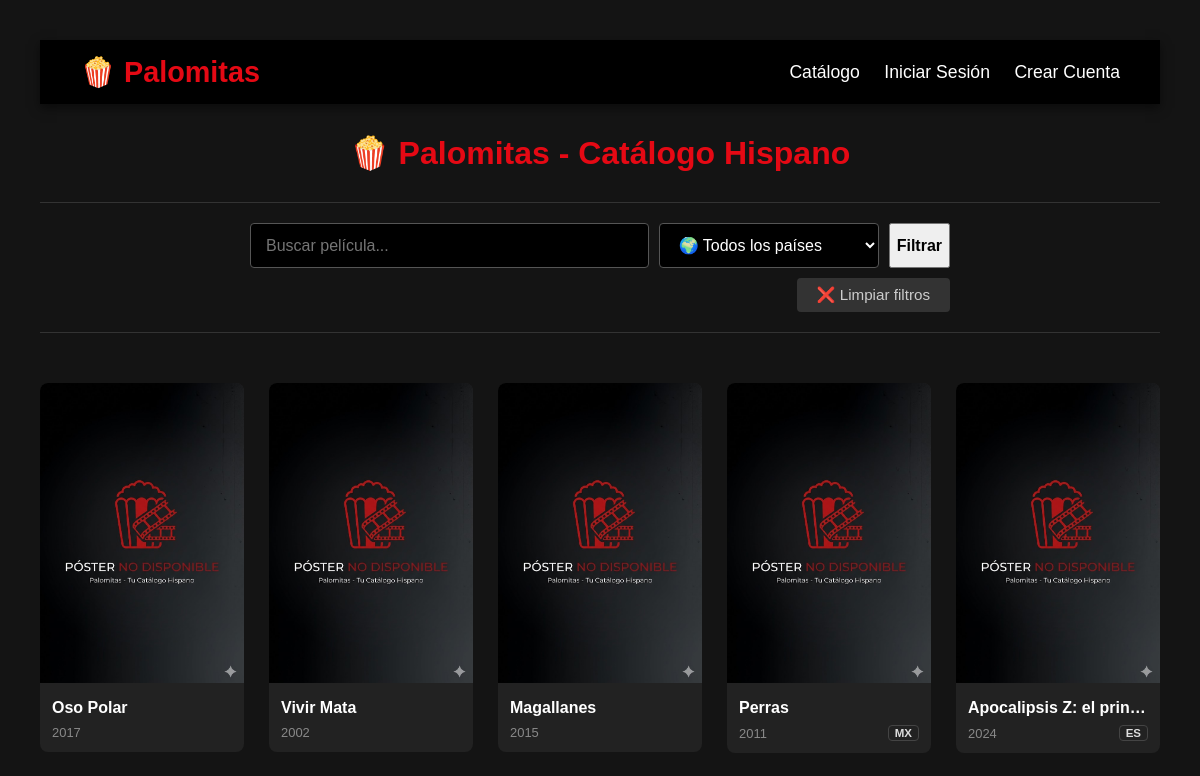
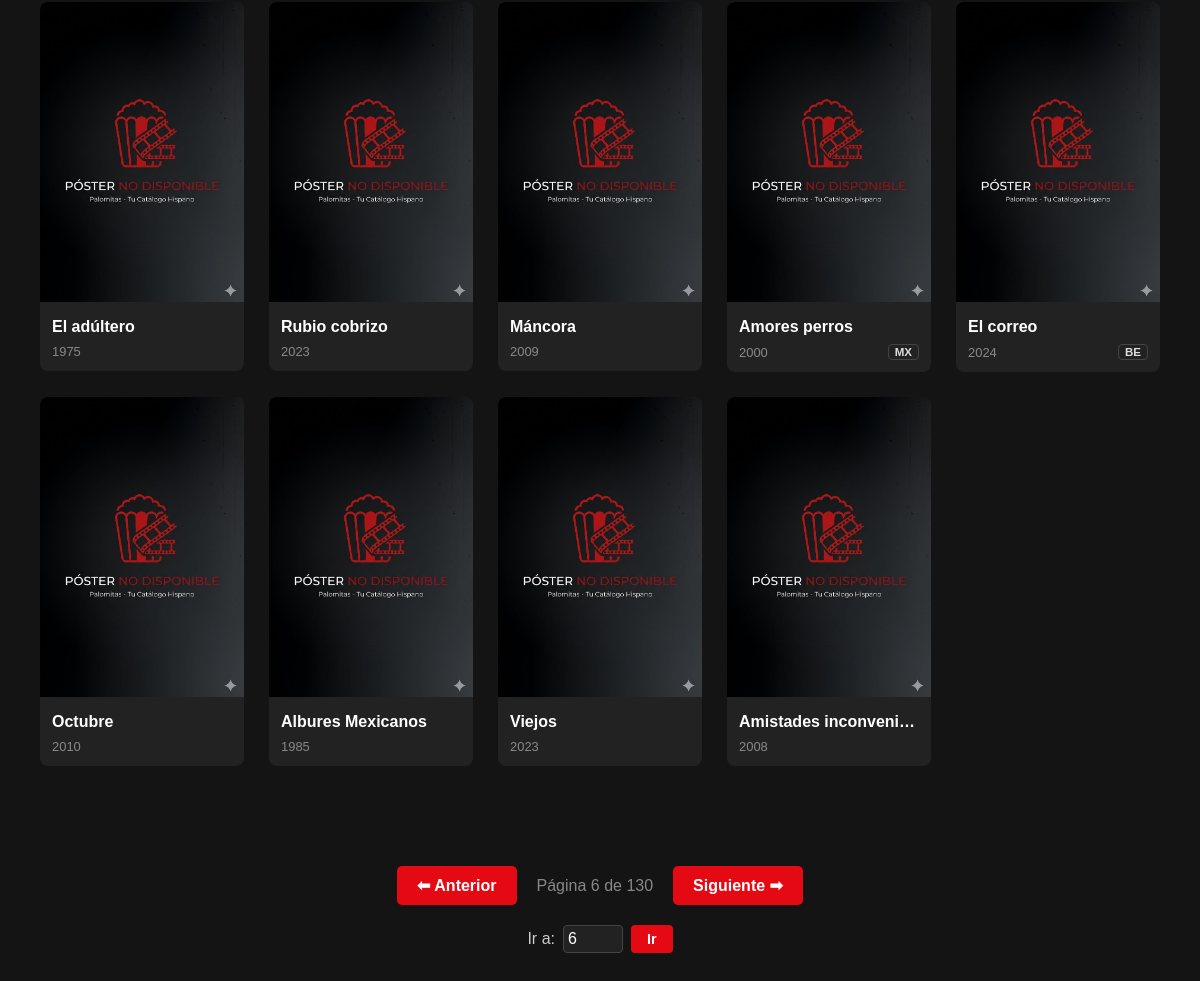
The page /?pag=6 on the database its author committed (2 pictures, top to bottom).
### tables this page shows
CREATE TABLE `producciones` (
  `id_produccion` int(11) NOT NULL,
  `tmdb_id` int(11) DEFAULT NULL,
  `titulo` varchar(255) NOT NULL,
  `tipo` enum('pelicula','serie') NOT NULL,
  `anio` year(4) DEFAULT NULL,
  `sinopsis` text DEFAULT NULL,
  `pais` varchar(100) DEFAULT NULL,
  `idioma_original` varchar(100) DEFAULT NULL,
  `portada` varchar(255) DEFAULT NULL,
  `id_version_origen` int(11) DEFAULT NULL
);

### index.php (the view, shortened to what this page needs)
<?php
$host = '127.0.0.1';
$db   = 'palomitas';
$user = 'raquel';
$pass = 'cine';
$port = '3307';
$charset = 'utf8mb4';
$dsn = "mysql:host=$host;port=$port;dbname=$db;charset=$charset";
try {
    $pdo = new PDO($dsn, $user, $pass);
} catch (\PDOException $e) {
    die("Error: " . $e->getMessage());
}
$pelis_por_pagina = 14;
$pagina_actual = isset($_GET['pag']) ? (int)$_GET['pag'] : 1;
$inicio = ($pagina_actual - 1) * $pelis_por_pagina;
$sql = "SELECT * FROM producciones WHERE 1=1";
$parametros = [];
$url_filtros = "";
$sql .= " LIMIT $inicio, $pelis_por_pagina";
$stmt = $pdo->prepare($sql);
$stmt->execute($parametros);
$peliculas = $stmt->fetchAll(PDO::FETCH_ASSOC);
$sql_total = "SELECT COUNT(*) FROM producciones WHERE 1=1";
$parametros_total = [];
$stmt_total = $pdo->prepare($sql_total);
$stmt_total->execute($parametros_total);
$total_pelis = $stmt_total->fetchColumn();
$total_paginas = ceil($total_pelis / $pelis_por_pagina);
?>
<!DOCTYPE html>
<html lang="es">
<head>
    <link rel="stylesheet" href= "css/estilos.css?v=3"></link>
</head>
<body>
    <nav class="navbar">
        <a href="index.php" class="logo">🍿 Palomitas</a>
        <div class="enlaces">
            <a href="index.php">Catálogo</a>
            <?php if (isset($_SESSION['usuario_nombre'])): ?>
                <span style="color: #ccc; margin-left: 20px;">
                    Hola, <strong style="color: white;"><?= htmlspecialchars($_SESSION['usuario_nombre']) ?></strong>
                </span>
                <a href="logout.php" style="color: #e50914; margin-left: 15px;">Cerrar Sesión</a>
            <?php else: ?>
                <a href="login.php">Iniciar Sesión</a>
                <a href="registro.php">Crear Cuenta</a>
            <?php endif; ?>
        </div>
    </nav>
    <h1>🍿 Palomitas - Catálogo Hispano</h1>
    <section class="barra-filtros">
    <form action="index.php" method="GET" class="formulario-busqueda">
        <div class="controles-principales">
            <input type="text" name="busqueda" placeholder="Buscar película..." value="<?= htmlspecialchars($_GET['busqueda'] ?? '') ?>" class="input-filtro">
            <select name="pais" class="input-filtro">
                <option value="">🌍 Todos los países</option>
            </select>
            <button type="submit" class="btn-filtrar">Filtrar</button>
        </div>
        <a href="index.php" class="btn-limpiar">❌ Limpiar filtros</a>
    </form>
</section>
    <div class="galeria">
        <?php foreach ($peliculas as $peli): ?>
            <a href="detalles.php?id=<?= $peli['id_produccion'] ?>" style="text-decoration: none; color: inherit;">
                <div class="tarjeta">
<?php
$enlace_portada = !empty($peli['portada']) ? $peli['portada'] : 'img/no-poster.png';
?>
<img
    src="<?= htmlspecialchars($enlace_portada) ?>"
    alt="<?= htmlspecialchars($peli['titulo']) ?>"
    onerror="this.onerror=null; this.src='img/no-poster.png';"
>
                    <div class="info">
                        <div class="titulo"><?= $peli['titulo'] ?></div>
                        <div class="meta-datos">
                            <span class="anio"><?= $peli['anio'] ?></span>
                            <?php if (!empty($peli['pais']) && $peli['pais'] !== '??'): ?>
                                <span class="etiqueta-pais"><?= $peli['pais'] ?></span>
                            <?php endif; ?>
                        </div>
                    </div>
                    </div>
                </a>
        <?php endforeach; ?>
    </div>
<div class="contenedor-navegacion">
    <div class="paginacion">
        <?php if ($pagina_actual > 1): ?>
            <a href="?pag=<?= $pagina_actual - 1 ?><?= $url_filtros ?>" class="btn">⬅ Anterior</a>        <?php else: ?>
            <span class="btn desactivado">⬅ Anterior</span>
        <?php endif; ?>
        <span class="info-pag">Página <?= $pagina_actual ?> de <?= $total_paginas ?></span>
        <?php if ($pagina_actual < $total_paginas): ?>
            <a href="?pag=<?= $pagina_actual + 1 ?><?= $url_filtros ?>" class="btn">Siguiente ➡</a>        <?php else: ?>
            <span class="btn desactivado">Siguiente ➡</span>
        <?php endif; ?>
    </div>
    <div class="salto-pagina">
        <form action="index.php" method="GET" style="display: inline-flex; align-items: center; gap: 8px;">
            <label for="input-pag" style="font-size: 1em; color: #ccc;">Ir a:</label>
            <input type="number"
                name="pag"
                id="input-pag"
                min="1"
                max="<?= $total_paginas ?>"
                value="<?= $pagina_actual ?>"
                style="width: 50px; background: #222; color: white; border: 1px solid #444; border-radius: 4px; padding: 4px;">
            <button type="submit" class="btn-ir">Ir</button>
        </form>
    </div>
</div>
</body>
</html>

### css/estilos.css (style rules this page uses)
body { background-color: #141414; color: white; font-family: Arial, sans-serif; margin: 0; padding: 20px; }
h1 { text-align: center; color: #e50914; margin-bottom: 30px; }
.formulario-busqueda { display: flex; flex-direction: column; gap: 10px; max-width: 700px; margin: 20px auto; }
.controles-principales { display: grid; grid-template-columns: 1fr auto auto; gap: 10px; }
.btn-filtrar { text-decoration: none; font-weight: bold; font-size: 1em; }
.btn-limpiar { align-self: flex-end; padding: 8px 20px; background-color: #333; color: #ccc; text-decoration: none; border-radius: 4px; font-size: 0.95em; transition: all 0.3s ease; }
.galeria { display: grid; grid-template-columns: repeat(auto-fill, minmax(200px, 1fr)); gap: 25px; padding: 20px 0; height: auto; min-height: 50vh; }
.tarjeta { background-color: #222; border-radius: 8px; overflow: hidden; transition: transform 0.3s, box-shadow 0.3s; position: relative; }
.tarjeta img { width: 100%; height: 300px; object-fit: cover; }
.info { padding: 12px; }
.titulo { font-weight: bold; font-size: 1em; margin-bottom: 5px; white-space: nowrap; overflow: hidden; text-overflow: ellipsis; }
.anio { color: #888; font-size: 0.9em; }
.paginacion { text-align: center; margin-top: 40px; }
.btn { background-color: #e50914; color: white; padding: 10px 20px; text-decoration: none; border-radius: 5px; font-weight: bold; margin: 0 5px; display: inline-block; }
.info-pag { color: #888; }
.salto-pagina { display: flex; justify-content: center; }
#input-pag { border-radius: 4px; font-size: 1em; padding: auto 12px; }
.btn-ir { background: #e50914; color: white; border: none; padding: 6px 16px; border-radius: 4px; cursor: pointer; font-size: 0.9em; font-weight: bold; }
body { background-color: #141414; color: white; font-family: Arial, sans-serif; margin: 0; padding: 40px; }
.meta-datos { display: flex; justify-content: space-between; align-items: center; margin-top: 8px; color: #888; font-size: 0.9em; }
.etiqueta-pais { border: 1px solid #444; background-color: #222; color: #ddd; padding: 1px 6px; border-radius: 4px; font-size: 0.8em; font-weight: bold; text-transform: uppercase; }
.navbar { display: flex; justify-content: space-between; align-items: center; background-color: #000; padding: 15px 40px; margin-bottom: 30px; box-shadow: 0 4px 10px rgba(0, 0, 0, 0.5); }
.navbar .logo { color: #e50914; font-size: 1.8em; font-weight: bold; text-decoration: none; }
.navbar .enlaces a { color: white; text-decoration: none; margin-left: 20px; font-size: 1.1em; transition: color 0.3s; }
.barra-filtros { background-color: #141414; margin-bottom: 30px; border-top: 1px solid #333; border-bottom: 1px solid #333; }
.input-filtro { padding: 12px 15px; background-color: #000; border: 1px solid #555; border-radius: 4px; color: white; font-size: 1em; min-width: 220px; transition: border-color 0.3s ease; }
select.input-filtro option { background-color: #222; color: white; }
.contenedor-navegacion { display: flex; flex-direction: column; align-items: center; margin-top: 30px; gap: 0px; }
.paginacion { display: flex; justify-content: center; align-items: center; gap: 15px; margin: 50px auto; margin-bottom: 20px; padding: 0; clear: both; width: 100%; max-width: 1200px; box-sizing: border-box; }

### rows shown on the page
producciones: titulo "Oso Polar", anio "2017"
producciones: titulo "Vivir Mata", anio "2002"
producciones: titulo "Magallanes", anio "2015"
producciones: titulo "Perras", anio "2011", pais "MX"
producciones: titulo "Apocalipsis Z: el prin…", anio "2024", pais "ES"
producciones: titulo "El adúltero", anio "1975"
producciones: titulo "Rubio cobrizo", anio "2023"
producciones: titulo "Máncora", anio "2009"
producciones: titulo "Amores perros", anio "2000", pais "MX"
producciones: titulo "El correo", anio "2024", pais "BE"
producciones: titulo "Octubre", anio "2010"
producciones: titulo "Albures Mexicanos", anio "1985"
producciones: titulo "Viejos", anio "2023"
producciones: titulo "Amistades inconveni…", anio "2008"

### other values the page prints
$pagina_actual "6"
$total_paginas "130"
